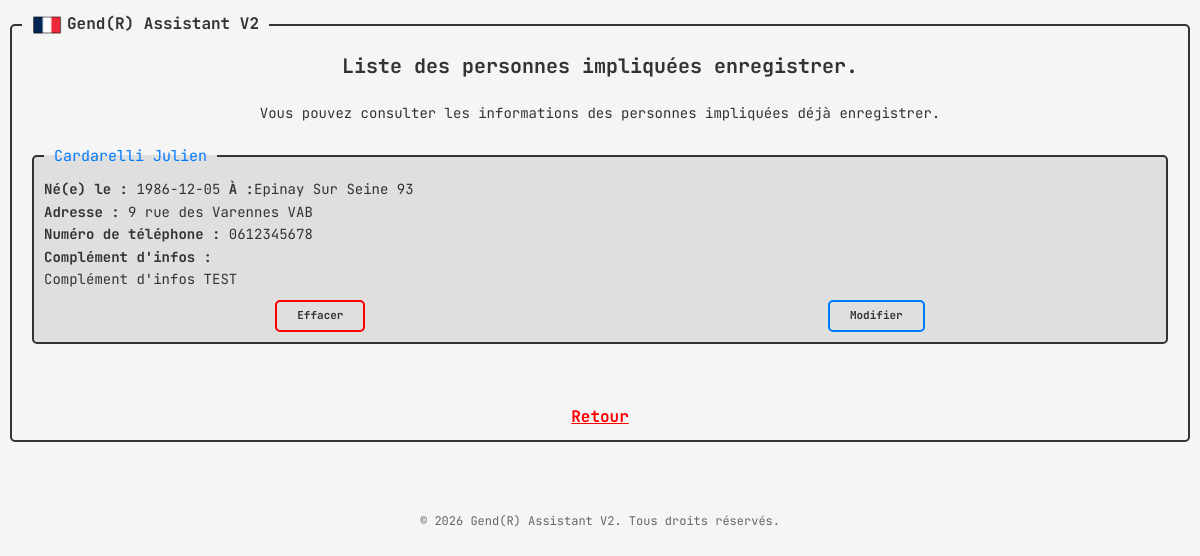
The page /view_persons?intervention_id=2 (signed in) on the database as committed earlier.
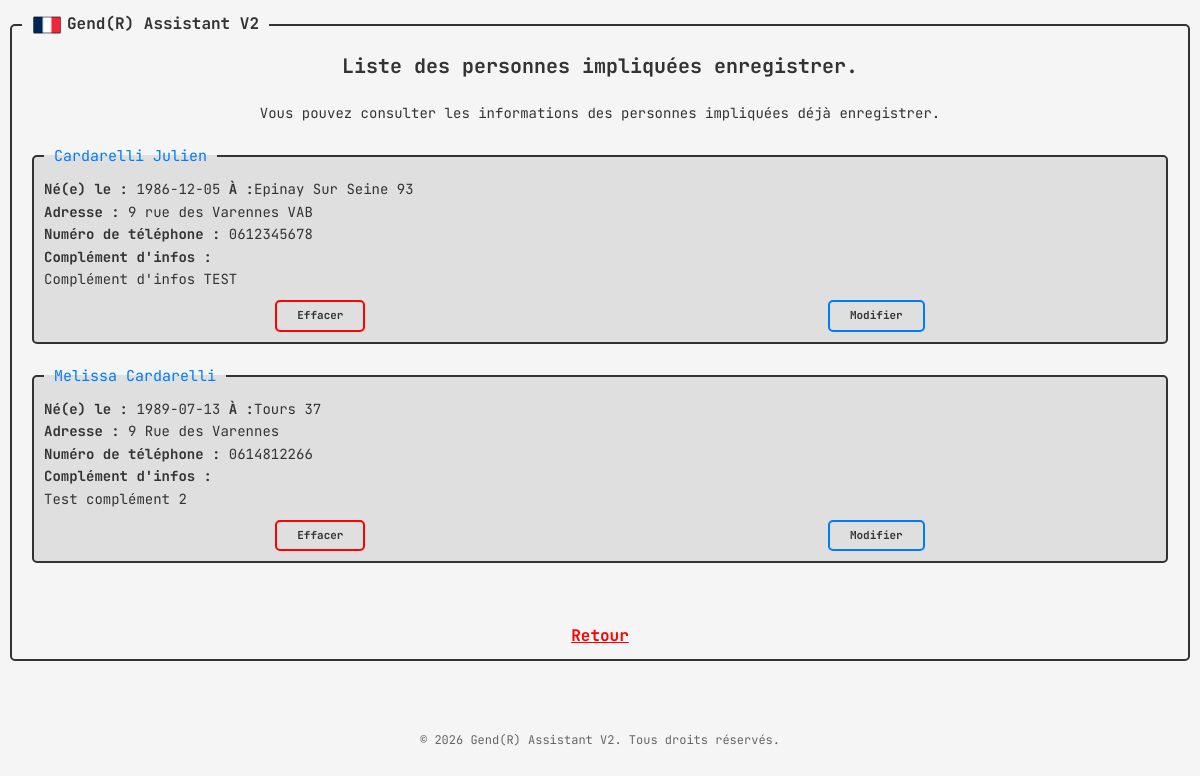
The same page on the database as committed later.
### tables this page shows
CREATE TABLE persons (
                id INTEGER PRIMARY KEY AUTOINCREMENT,
                intervention_id INTEGER NOT NULL,
                fullname TEXT NOT NULL,
                birthdate TEXT NOT NULL,
                place_of_birth TEXT NOT NULL,
                location TEXT NOT NULL,
                phone TEXT NOT NULL,
                complement TEXT
                );

### app.py (the view, shortened to what this page needs)
@app.route('/view_persons')
def view_persons():
    if 'username' not in session:
            return redirect(url_for('login'))
    if request.method == 'GET':
        if 'success' in request.args:
            intervention_id = request.args.get('intervention_id')
            success = request.args.get('success')
            print(intervention_id)
            print(len(db_handler.get_person_interventions(intervention_id)))
            if len(db_handler.get_person_interventions(intervention_id)) > 0:
                persons_list = db_handler.get_person_interventions(intervention_id)
                return render_template('view_persons.html', intervention_id=intervention_id, persons_list=persons_list, success=success)
            else:
                return render_template('view_persons.html', intervention_id=intervention_id, success=success)
        else:
            intervention_id = request.args.get('intervention_id')
            if len(db_handler.get_person_interventions(intervention_id)) > 0:
                persons_list = db_handler.get_person_interventions(intervention_id)
                return render_template('view_persons.html', intervention_id=intervention_id, persons_list=persons_list)
            else:
                return render_template('view_persons.html', intervention_id=intervention_id)

### database_handler.py (called while the page is built)
    def get_person_interventions(self, intervention_id):
        conn = sqlite3.connect('database.db')
        cursor = conn.cursor()
        cursor.execute("SELECT * FROM persons WHERE intervention_id = ?", (intervention_id,))
        persons = cursor.fetchall()
        conn.close()
        return persons

### templates/view_persons.html (shortened to what this page needs)
{% extends 'base.html' %}
{% block content %}
    <div class="title">
        <h3>Liste des personnes impliquées enregistrer.</h3>
        <p>Vous pouvez consulter les informations des personnes impliquées déjà enregistrer.</p>
    </div>
    {% if persons_list %}
        {% for person in persons_list %}
            <div class="person-card">
                <fieldset>
                    <legend>{{ person[2] }}</legend>
                    <p><strong>Né(e) le : </strong>{{ person[3] }} <strong>À :</strong>{{ person[4] }}</p>
                    <p><strong>Adresse : </strong>{{ person[5] }}</p>
                    <p><strong>Numéro de téléphone : </strong>{{ person[6] }}</p>
                    <p><strong>Complément d'infos :</strong></p>
                    <p>{{ person[7] }}</p>
                    <div class="btn">
                        <a href="{{ url_for('delete_person', person_name=person[2], intervention_id=person[1]) }}" class="delete">Effacer</a>
                        <a href="{{ url_for('modify_person', person_name=person[2]) }}" class="modify">Modifier</a>
                    </div>
                </fieldset>
            </div>
        {% endfor %}
    {% else %}
        <div class="no-person">
            <p>Aucune personne impliquée enregistrer</p>
        </div>
    {% endif %}
    <div class="return">
        <a href="{{ url_for('complete', intervention_id=intervention_id)}}">Retour</a>
    </div>
{% endblock %}

Rows that differ between the two databases and show on the page:
added persons: fullname "Melissa Cardarelli", birthdate "1989-07-13", place_of_birth "Tours 37", location "9 Rue des Varennes", phone "0614812266", complement "Test complément 2"
